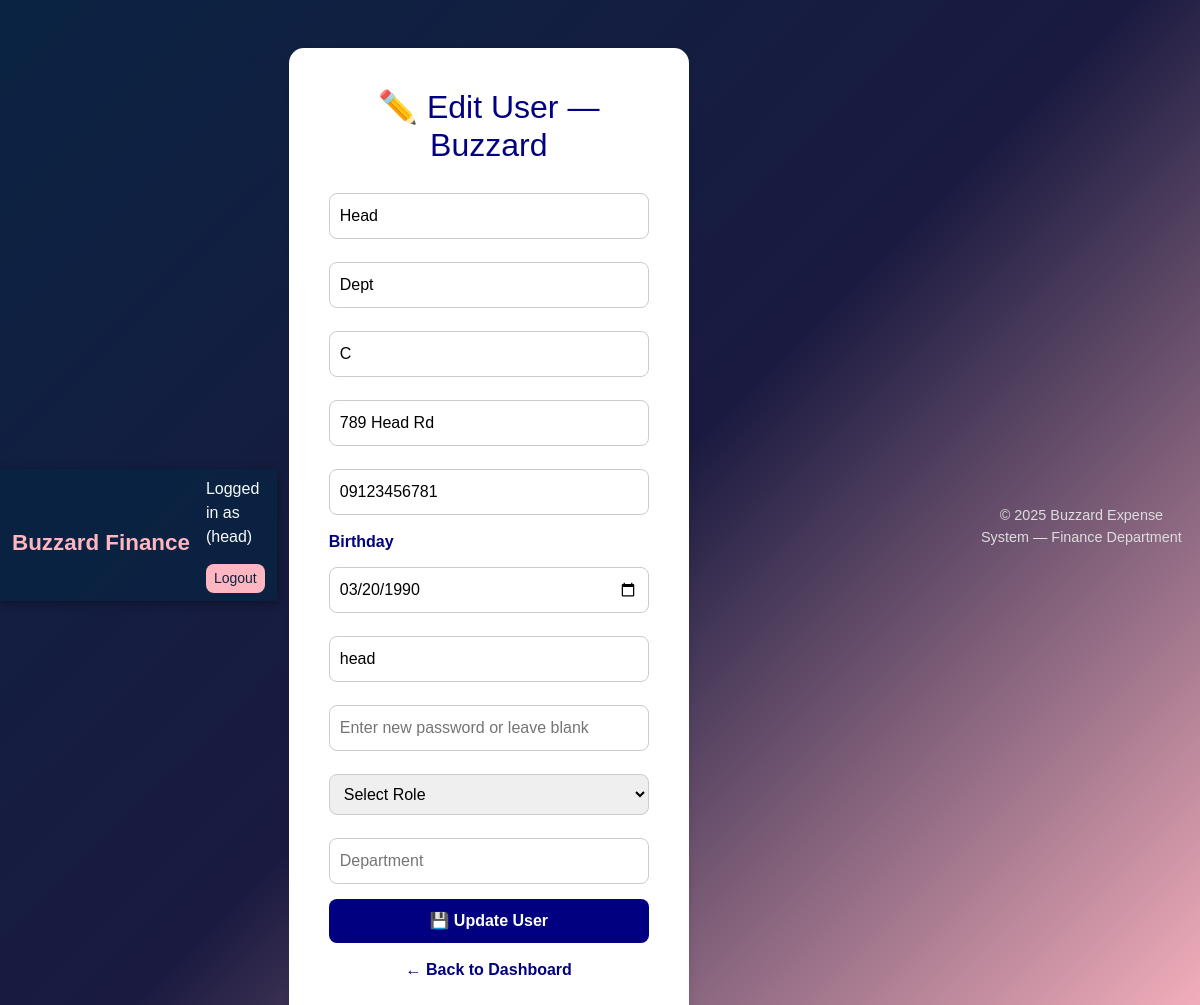
/edit_user/3 (signed in), run on the app's committed database.
### app.py (models this page shows, shortened)
class User(UserMixin, db.Model):
    id = db.Column(db.Integer, primary_key=True)
    name = db.Column(db.String(150), unique=True)   # username
    password = db.Column(db.String(200))
    role = db.Column(db.String(50))  # admin, finance, head, it
    department = db.Column(db.String(100), nullable=True)
    last_name = db.Column(db.String(100))
    given_name = db.Column(db.String(100))
    middle_name = db.Column(db.String(100))
    address = db.Column(db.String(200))
    contact_number = db.Column(db.String(50))
    birthday = db.Column(db.String(20))
    email = db.Column(db.String(150))
    pin = db.Column(db.String(10), default="0000")
    date_created = db.Column(db.DateTime, default=datetime.utcnow)

### app.py (the view, shortened to what this page needs)
@app.route('/edit_user/<int:user_id>', methods=['GET','POST'])
@login_required
def edit_user(user_id):
    if current_user.role.lower() not in ['admin', 'it']:
        flash("Access Denied", "error")
        return redirect(url_for('login'))
    user = User.query.get_or_404(user_id)
    return render_template('edit_user.html', user=user)

### app.py (called while the page is built)
@login_manager.user_loader
def load_user(user_id):
    return db.session.get(User, int(user_id))

### templates/edit_user.html (shortened to what this page needs)
{% extends "base.html" %}
{% block content %}
<div class="create-form">
    <h2>✏️ Edit User — Buzzard</h2>
    <form id="editUserForm" method="post" action="{{ url_for('edit_user', user_id=user.id) }}">
        <input type="text" name="last_name" placeholder="Last Name" value="{{ user.last_name }}" required>
        <input type="text" name="given_name" placeholder="Given Name" value="{{ user.given_name }}" required>
        <input type="text" name="middle_name" placeholder="Middle Name" value="{{ user.middle_name }}">
        <input type="text" name="address" placeholder="Address" value="{{ user.address }}" required>
        <input type="tel" name="contact_number" placeholder="Contact Number" pattern="[0-9]{11}" value="{{ user.contact_number }}" required>
        <label for="birthday">Birthday</label>
        <input type="date" name="birthday" id="birthday" value="{{ user.birthday }}" required>
        <input type="text" name="username" placeholder="Username" value="{{ user.name }}" required>
        <input type="password" name="password" placeholder="Enter new password or leave blank">
        <select name="role" id="roleSelect" required>
            <option value="">Select Role</option>
        </select>
        <input type="text" name="department" id="department" placeholder="Department" value="{{ user.department or '' }}" readonly>
        <button type="submit">💾 Update User</button>
    </form>
    <a href="{{ url_for('dashboard_admin') if current_user.role=='admin' else url_for('dashboard_it') }}">← Back to Dashboard</a>
</div>
{% endblock %}

### templates/base.html (shortened to what this page needs)
<!DOCTYPE html>
<html lang="en">
<head>
    <link rel="stylesheet" href="https://cdn.jsdelivr.net/npm/bootstrap@5.3.0/dist/css/bootstrap.min.css">
</head>
<body>
    <nav class="navbar navbar-expand-lg navbar-dark">
        <div class="container-fluid">
            <a class="navbar-brand" href="/">Buzzard Finance</a>
            <div>
                {% if user %}
                    <span class="me-2">Logged in as <strong>{{ user['username'] }}</strong> ({{ user['role'] }})</span>
                    <a href="{{ url_for('logout') }}" class="btn btn-sm">Logout</a>
                {% endif %}
            </div>
        </div>
    </nav>
    <div class="container my-5">
        {% block content %}{% endblock %}
    </div>
    <footer>
        <p>&copy; 2025 Buzzard Expense System — Finance Department</p>
    </footer>
</body>
</html>

### templates/base.html (style rules this page uses)
body { background: linear-gradient(135deg, #0a2342 0%, #1a1a40 50%, #ffb6c1 100%); color: #f8f9fa; font-family: 'Poppins', sans-serif; min-height: 100vh; background-attachment: fixed; }
nav.navbar { background-color: rgba(10, 35, 66, 0.9); box-shadow: 0 2px 10px rgba(0,0,0,0.4); }
.navbar-brand { color: #ffb6c1 !important; font-weight: bold; font-size: 1.4rem; }
button, .btn { background-color: #ffb6c1; color: #0a2342; border: none; border-radius: 8px; transition: all 0.3s; }
footer { text-align: center; color: #ddd; padding: 15px; font-size: 0.9rem; }

### templates/edit_user.html (style rules this page uses)
body { font-family: "Poppins", sans-serif; background-color: #f7f9fb; display: flex; justify-content: center; align-items: center; min-height: 100vh; }
.create-form { background: #fff; padding: 40px; border-radius: 15px; box-shadow: 0 4px 8px rgba(0,0,0,0.1); width: 400px; text-align: center; }
h2 { color: navy; margin-bottom: 20px; }
label { display: block; font-weight: 600; color: navy; text-align: left; margin-bottom: 5px; }
input, select { width: 100%; padding: 10px; margin: 8px 0 15px 0; border: 1px solid #ccc; border-radius: 8px; font-size: 1rem; }
button { width: 100%; padding: 10px; background: navy; color: white; border: none; border-radius: 8px; cursor: pointer; font-weight: bold; }
a { display: inline-block; margin-top: 15px; color: navy; text-decoration: none; font-weight: 600; }

### data on the page
User: role "head", last_name "Head", given_name "Dept", middle_name "C", address "789 Head Rd", contact_number "09123456781", birthday "03/20/1990", username "head"
